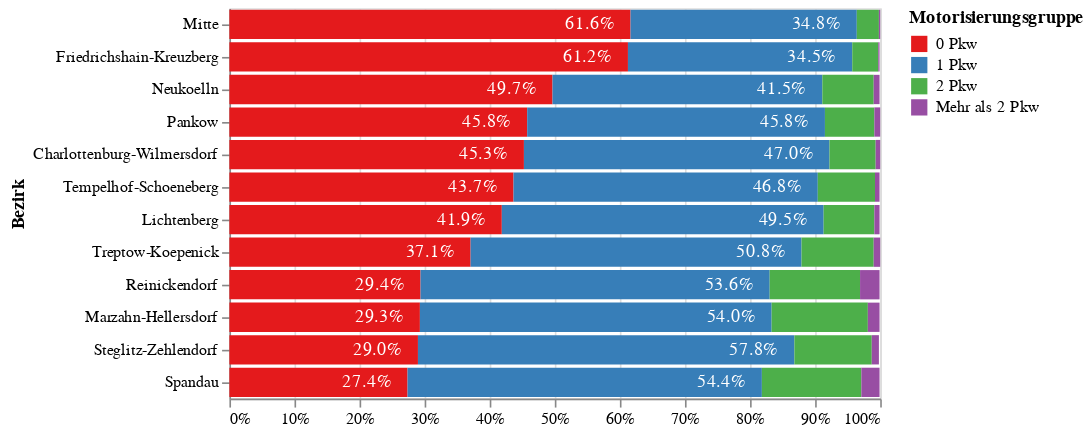

The notebook cell this image was saved under:
### Code cell
source= df_all_grouped.copy()

source['Privat- und Dienst-Pkw']=source['Privat- und Dienst-Pkw']*0.999

order_bez=list(source[source['Motorisierungsgruppe']=='0 Pkw'].sort_values('Privat- und Dienst-Pkw', ascending=False)['Bezirk'])

bar= alt.Chart(source, title='').mark_bar().encode(
    x=alt.X('Privat- und Dienst-Pkw:Q',axis=alt.Axis(format='%')),
   # y="Bezirk:O",
    y=alt.Y('Bezirk:N', scale=alt.Scale(domain=order_bez)),
    #color=alt.Color('Motorisierungsgruppe:N', sort='x',legend=alt.Legend(domain=order_bez)),
    color=alt.Color('Motorisierungsgruppe:N', scale=alt.Scale(  scheme="set1",
                                                               # reverse=True
                                                            )),
   
    order='Motorisierungsgruppe'
    #order=['0 Pkw', '1 Pkw', '2 Pkw', 'Mehr als 2 Pkw']
    #facet=alt.Facet('Bezirk:N', columns=6),
)

text = alt.Chart(source[source.Motorisierungsgruppe.isin(['0 Pkw', '1 Pkw'])]).mark_text(dx=-25, dy=0, color='white').encode(
    x=alt.X('sum(Privat- und Dienst-Pkw):Q', title='', stack='zero'),
    y=alt.Y('Bezirk:N'),
    detail='Motorisierungsgruppe:N',
    order='Motorisierungsgruppe',
    text=alt.Text('sum(Privat- und Dienst-Pkw):Q', format='.1%')
)

bar + text

### Figure 1 — Vega-Lite specification as saved in the notebook (floating-point values rounded to 4 significant figures)
{"config": {"view": {"continuousWidth": 400, "continuousHeight": 300}}, "layer": [{"data": {"name": "data-f1e4d2e445c5945573e39d66515a3ef6"}, "mark": "bar", "encoding": {"color": {"type": "nominal", "field": "Motorisierungsgruppe", "scale": {"scheme": "set1"}}, "order": {"type": "nominal", "field": "Motorisierungsgruppe"}, "x": {"type": "quantitative", "axis": {"format": "%"}, "field": "Privat- und Dienst-Pkw"}, "y": {"type": "nominal", "field": "Bezirk", "scale": {"domain": ["Mitte", "Friedrichshain-Kreuzberg", "Neukoelln", "Pankow", "Charlottenburg-Wilmersdorf", "Tempelhof-Schoeneberg", "Lichtenberg", "Treptow-Koepenick", "Reinickendorf", "Marzahn-Hellersdorf", "Steglitz-Zehlendorf", "Spandau"]}}}, "title": ""}, {"data": {"name": "data-67b5302c6da9cb98c3d993ad00abee16"}, "mark": {"type": "text", "color": "white", "dx": -25, "dy": 0}, "encoding": {"detail": {"type": "nominal", "field": "Motorisierungsgruppe"}, "order": {"type": "nominal", "field": "Motorisierungsgruppe"}, "text": {"type": "quantitative", "aggregate": "sum", "field": "Privat- und Dienst-Pkw", "format": ".1%"}, "x": {"type": "quantitative", "aggregate": "sum", "field": "Privat- und Dienst-Pkw", "stack": "zero", "title": ""}, "y": {"type": "nominal", "field": "Bezirk"}}}], "$schema": "https://vega.github.io/schema/vega-lite/v4.8.1.json", "datasets": {"data-f1e4d2e445c5945573e39d66515a3ef6": [{"Bezirk": "Charlottenburg-Wilmersdorf", "Motorisierungsgruppe": "0 Pkw", "Privat- und Dienst-Pkw": 0.4525}, {"Bezirk": "Charlottenburg-Wilmersdorf", "Motorisierungsgruppe": "1 Pkw", "Privat- und Dienst-Pkw": 0.4695}, {"Bezirk": "Charlottenburg-Wilmersdorf", "Motorisierungsgruppe": "2 Pkw", "Privat- und Dienst-Pkw": 0.07093}, {"Bezirk": "Charlottenburg-Wilmersdorf", "Motorisierungsgruppe": "Mehr als 2 Pkw", "Privat- und Dienst-Pkw": 0.006993}, {"Bezirk": "Friedrichshain-Kreuzberg", "Motorisierungsgruppe": "0 Pkw", "Privat- und Dienst-Pkw": 0.6124}, {"Bezirk": "Friedrichshain-Kreuzberg", "Motorisierungsgruppe": "1 Pkw", "Privat- und Dienst-Pkw": 0.3447}, {"Bezirk": "Friedrichshain-Kreuzberg", "Motorisierungsgruppe": "2 Pkw", "Privat- und Dienst-Pkw": 0.03996}, {"Bezirk": "Friedrichshain-Kreuzberg", "Motorisierungsgruppe": "Mehr als 2 Pkw", "Privat- und Dienst-Pkw": 0.001998}, {"Bezirk": "Lichtenberg", "Motorisierungsgruppe": "0 Pkw", "Privat- und Dienst-Pkw": 0.4186}, {"Bezirk": "Lichtenberg", "Motorisierungsgruppe": "1 Pkw", "Privat- und Dienst-Pkw": 0.4945}, {"Bezirk": "Lichtenberg", "Motorisierungsgruppe": "2 Pkw", "Privat- und Dienst-Pkw": 0.07792}, {"Bezirk": "Lichtenberg", "Motorisierungsgruppe": "Mehr als 2 Pkw", "Privat- und Dienst-Pkw": 0.007992}, {"Bezirk": "Marzahn-Hellersdorf", "Motorisierungsgruppe": "0 Pkw", "Privat- und Dienst-Pkw": 0.2927}, {"Bezirk": "Marzahn-Hellersdorf", "Motorisierungsgruppe": "1 Pkw", "Privat- und Dienst-Pkw": 0.5405}, {"Bezirk": "Marzahn-Hellersdorf", "Motorisierungsgruppe": "2 Pkw", "Privat- und Dienst-Pkw": 0.1479}, {"Bezirk": "Marzahn-Hellersdorf", "Motorisierungsgruppe": "Mehr als 2 Pkw", "Privat- und Dienst-Pkw": 0.01798}, {"Bezirk": "Mitte", "Motorisierungsgruppe": "0 Pkw", "Privat- und Dienst-Pkw": 0.6164}, {"Bezirk": "Mitte", "Motorisierungsgruppe": "1 Pkw", "Privat- und Dienst-Pkw": 0.3477}, {"Bezirk": "Mitte", "Motorisierungsgruppe": "2 Pkw", "Privat- und Dienst-Pkw": 0.03397}, {"Bezirk": "Mitte", "Motorisierungsgruppe": "Mehr als 2 Pkw", "Privat- und Dienst-Pkw": 0.001998}, {"Bezirk": "Neukoelln", "Motorisierungsgruppe": "0 Pkw", "Privat- und Dienst-Pkw": 0.4965}, {"Bezirk": "Neukoelln", "Motorisierungsgruppe": "1 Pkw", "Privat- und Dienst-Pkw": 0.4146}, {"Bezirk": "Neukoelln", "Motorisierungsgruppe": "2 Pkw", "Privat- und Dienst-Pkw": 0.07892}, {"Bezirk": "Neukoelln", "Motorisierungsgruppe": "Mehr als 2 Pkw", "Privat- und Dienst-Pkw": 0.008991}, {"Bezirk": "Pankow", "Motorisierungsgruppe": "0 Pkw", "Privat- und Dienst-Pkw": 0.4575}, {"Bezirk": "Pankow", "Motorisierungsgruppe": "1 Pkw", "Privat- und Dienst-Pkw": 0.4575}, {"Bezirk": "Pankow", "Motorisierungsgruppe": "2 Pkw", "Privat- und Dienst-Pkw": 0.07592}, {"Bezirk": "Pankow", "Motorisierungsgruppe": "Mehr als 2 Pkw", "Privat- und Dienst-Pkw": 0.008991}, {"Bezirk": "Reinickendorf", "Motorisierungsgruppe": "0 Pkw", "Privat- und Dienst-Pkw": 0.2937}, {"Bezirk": "Reinickendorf", "Motorisierungsgruppe": "1 Pkw", "Privat- und Dienst-Pkw": 0.5365}, {"Bezirk": "Reinickendorf", "Motorisierungsgruppe": "2 Pkw", "Privat- und Dienst-Pkw": 0.1389}, {"Bezirk": "Reinickendorf", "Motorisierungsgruppe": "Mehr als 2 Pkw", "Privat- und Dienst-Pkw": 0.02997}, {"Bezirk": "Spandau", "Motorisierungsgruppe": "0 Pkw", "Privat- und Dienst-Pkw": 0.2737}, {"Bezirk": "Spandau", "Motorisierungsgruppe": "1 Pkw", "Privat- und Dienst-Pkw": 0.5445}, {"Bezirk": "Spandau", "Motorisierungsgruppe": "2 Pkw", "Privat- und Dienst-Pkw": 0.1528}, {"Bezirk": "Spandau", "Motorisierungsgruppe": "Mehr als 2 Pkw", "Privat- und Dienst-Pkw": 0.02797}, {"Bezirk": "Steglitz-Zehlendorf", "Motorisierungsgruppe": "0 Pkw", "Privat- und Dienst-Pkw": 0.2897}, {"Bezirk": "Steglitz-Zehlendorf", "Motorisierungsgruppe": "1 Pkw", "Privat- und Dienst-Pkw": 0.5784}, {"Bezirk": "Steglitz-Zehlendorf", "Motorisierungsgruppe": "2 Pkw", "Privat- und Dienst-Pkw": 0.1189}, {"Bezirk": "Steglitz-Zehlendorf", "Motorisierungsgruppe": "Mehr als 2 Pkw", "Privat- und Dienst-Pkw": 0.01099}, {"Bezirk": "Tempelhof-Schoeneberg", "Motorisierungsgruppe": "0 Pkw", "Privat- und Dienst-Pkw": 0.4366}, {"Bezirk": "Tempelhof-Schoeneberg", "Motorisierungsgruppe": "1 Pkw", "Privat- und Dienst-Pkw": 0.4675}, {"Bezirk": "Tempelhof-Schoeneberg", "Motorisierungsgruppe": "2 Pkw", "Privat- und Dienst-Pkw": 0.08791}, {"Bezirk": "Tempelhof-Schoeneberg", "Motorisierungsgruppe": "Mehr als 2 Pkw", "Privat- und Dienst-Pkw": 0.006993}, {"Bezirk": "Treptow-Koepenick", "Motorisierungsgruppe": "0 Pkw", "Privat- und Dienst-Pkw": 0.3706}, {"Bezirk": "Treptow-Koepenick", "Motorisierungsgruppe": "1 Pkw", "Privat- und Dienst-Pkw": 0.5085}, {"Bezirk": "Treptow-Koepenick", "Motorisierungsgruppe": "2 Pkw", "Privat- und Dienst-Pkw": 0.1109}, {"Bezirk": "Treptow-Koepenick", "Motorisierungsgruppe": "Mehr als 2 Pkw", "Privat- und Dienst-Pkw": 0.00999}], "data-67b5302c6da9cb98c3d993ad00abee16": [{"Bezirk": "Charlottenburg-Wilmersdorf", "Motorisierungsgruppe": "0 Pkw", "Privat- und Dienst-Pkw": 0.4525}, {"Bezirk": "Charlottenburg-Wilmersdorf", "Motorisierungsgruppe": "1 Pkw", "Privat- und Dienst-Pkw": 0.4695}, {"Bezirk": "Friedrichshain-Kreuzberg", "Motorisierungsgruppe": "0 Pkw", "Privat- und Dienst-Pkw": 0.6124}, {"Bezirk": "Friedrichshain-Kreuzberg", "Motorisierungsgruppe": "1 Pkw", "Privat- und Dienst-Pkw": 0.3447}, {"Bezirk": "Lichtenberg", "Motorisierungsgruppe": "0 Pkw", "Privat- und Dienst-Pkw": 0.4186}, {"Bezirk": "Lichtenberg", "Motorisierungsgruppe": "1 Pkw", "Privat- und Dienst-Pkw": 0.4945}, {"Bezirk": "Marzahn-Hellersdorf", "Motorisierungsgruppe": "0 Pkw", "Privat- und Dienst-Pkw": 0.2927}, {"Bezirk": "Marzahn-Hellersdorf", "Motorisierungsgruppe": "1 Pkw", "Privat- und Dienst-Pkw": 0.5405}, {"Bezirk": "Mitte", "Motorisierungsgruppe": "0 Pkw", "Privat- und Dienst-Pkw": 0.6164}, {"Bezirk": "Mitte", "Motorisierungsgruppe": "1 Pkw", "Privat- und Dienst-Pkw": 0.3477}, {"Bezirk": "Neukoelln", "Motorisierungsgruppe": "0 Pkw", "Privat- und Dienst-Pkw": 0.4965}, {"Bezirk": "Neukoelln", "Motorisierungsgruppe": "1 Pkw", "Privat- und Dienst-Pkw": 0.4146}, {"Bezirk": "Pankow", "Motorisierungsgruppe": "0 Pkw", "Privat- und Dienst-Pkw": 0.4575}, {"Bezirk": "Pankow", "Motorisierungsgruppe": "1 Pkw", "Privat- und Dienst-Pkw": 0.4575}, {"Bezirk": "Reinickendorf", "Motorisierungsgruppe": "0 Pkw", "Privat- und Dienst-Pkw": 0.2937}, {"Bezirk": "Reinickendorf", "Motorisierungsgruppe": "1 Pkw", "Privat- und Dienst-Pkw": 0.5365}, {"Bezirk": "Spandau", "Motorisierungsgruppe": "0 Pkw", "Privat- und Dienst-Pkw": 0.2737}, {"Bezirk": "Spandau", "Motorisierungsgruppe": "1 Pkw", "Privat- und Dienst-Pkw": 0.5445}, {"Bezirk": "Steglitz-Zehlendorf", "Motorisierungsgruppe": "0 Pkw", "Privat- und Dienst-Pkw": 0.2897}, {"Bezirk": "Steglitz-Zehlendorf", "Motorisierungsgruppe": "1 Pkw", "Privat- und Dienst-Pkw": 0.5784}, {"Bezirk": "Tempelhof-Schoeneberg", "Motorisierungsgruppe": "0 Pkw", "Privat- und Dienst-Pkw": 0.4366}, {"Bezirk": "Tempelhof-Schoeneberg", "Motorisierungsgruppe": "1 Pkw", "Privat- und Dienst-Pkw": 0.4675}, {"Bezirk": "Treptow-Koepenick", "Motorisierungsgruppe": "0 Pkw", "Privat- und Dienst-Pkw": 0.3706}, {"Bezirk": "Treptow-Koepenick", "Motorisierungsgruppe": "1 Pkw", "Privat- und Dienst-Pkw": 0.5085}]}}
